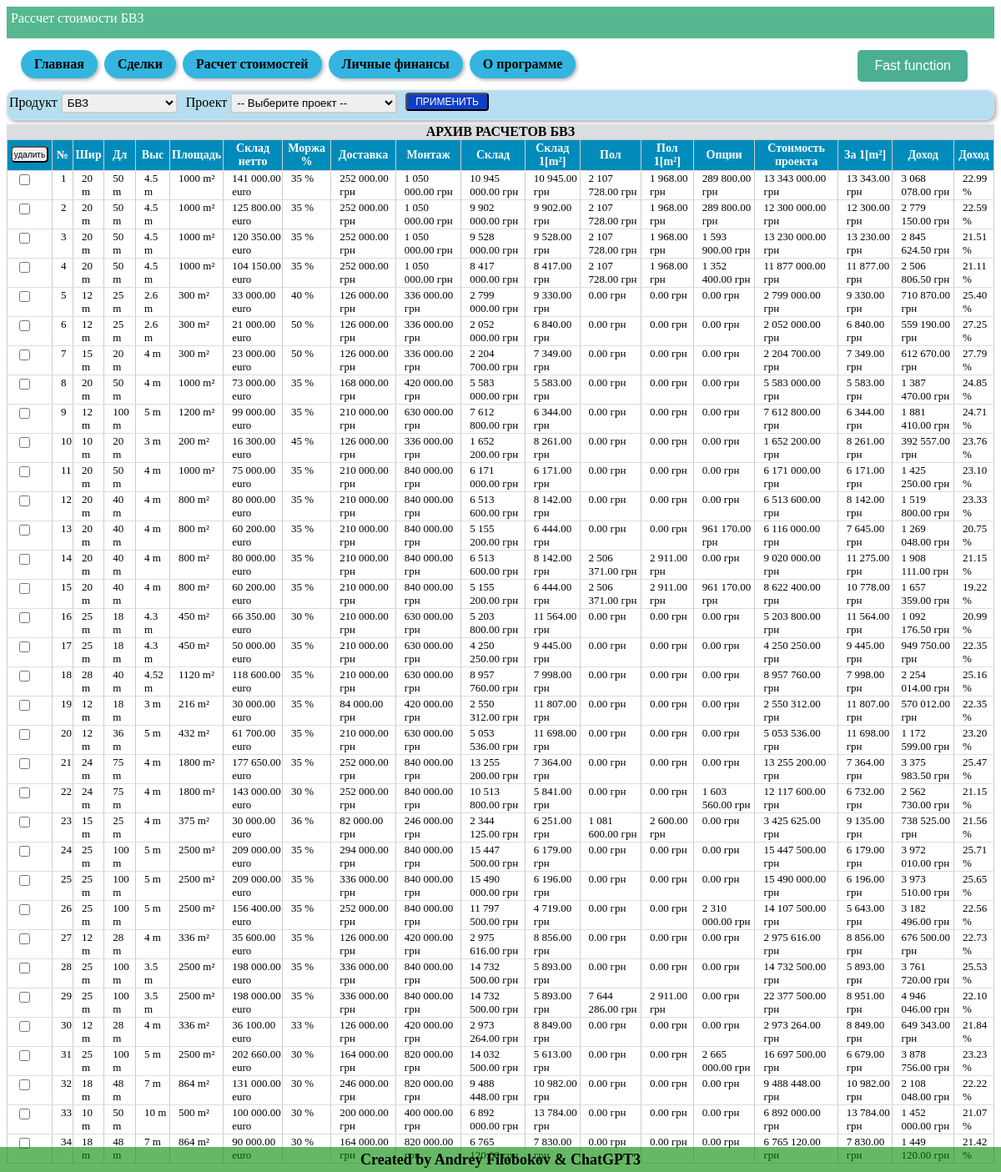
The app's page /pricing (signed in), older data.
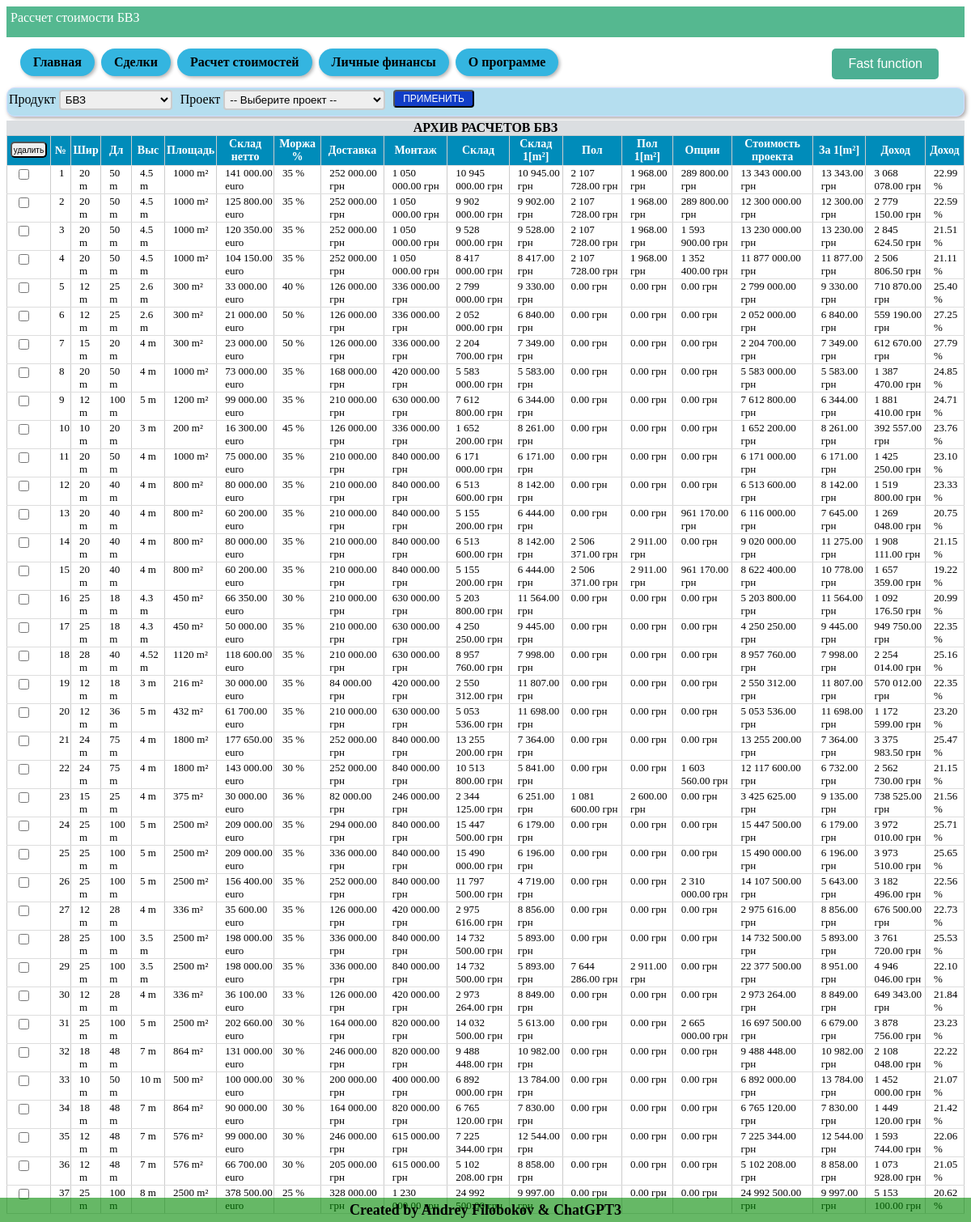
The same page, newer data.
### tables this page shows
CREATE TABLE archive_calculating (id integer PRIMARY KEY AUTOINCREMENT, lead_ID INTEGER, unique_ID TEXT, user_email TEXT, client TEXT, project TEXT DEFAULT (False), selected TEXT, width INTEGER DEFAULT (False), length INTEGER DEFAULT (False), height INTEGER DEFAULT (False), area INTEGER DEFAULT (False), volume INTEGER DEFAULT (False), product TEXT, temperature TEXT DEFAULT (False), price_warehouse INTEGER DEFAULT (False), price_VAT INTEGER DEFAULT (0), price_customs INTEGER DEFAULT (0), price_delivery INTEGER DEFAULT (False), price_building INTEGER DEFAULT (False), price_foundation INTEGER DEFAULT (0), price_light INTEGER DEFAULT (0), price_rack INTEGER DEFAULT (0), price_cubic_meters REAL DEFAULT (0), price_square_meters REAL DEFAULT (0), price_project INTEGER DEFAULT (0), percent_w INTEGER, percent_f INTEGER, percent_o INTEGER, cost_price INTEGER DEFAULT (False), price_selling_EU INTEGER DEFAULT (False), price_selling_UA INTEGER DEFAULT (0), profit_EU INTEGER DEFAULT (0), profit_UA INTEGER DEFAULT (0), exchange_rates_from INTEGER, exchange_rates_TO INTEGER, cost_square_meters_EU INTEGER DEFAULT (0), cost_cubic_meters_EU INTEGER DEFAULT (0), cost_square_meters_UA INTEGER DEFAULT (0), cost_cubic_meters_UA INTEGER DEFAULT (0), profit_percent INTEGER DEFAULT (0), dimension_found TEXT, area_found INTEGER DEFAULT (0), price_sq_met_found INTEGER DEFAULT (0), cost_foundation INTEGER DEFAULT (0), cost_option INTEGER DEFAULT (0), cost_sq_met_found INTEGER DEFAULT (0), final_price_UA INTEGER DEFAULT (0), final_profit_UA INTEGER DEFAULT (0), final_profit_percent INTEGER DEFAULT (0), final_cost_sq_m_pr INTEGER, comments TEXT DEFAULT no_comments, S_panel TEXT, H_skate INTEGER);

### Saleshelp.py (the view)
@app.route('/pricing', methods=["POST", "GET"])
@login_required
def pricing():
    dbase = FDataBase(get_db())
    if request.method == 'POST':
        checkbox_value = request.form.getlist('check-lead')
        button_delete = request.form.get('button-delete-calc')
        if checkbox_value and button_delete:
            dbase.del_records('my_warehouse', checkbox_value)
    choose_product = [
        {"name": 'БВЗ', "product": 'BVZ'},
        {"name": 'Стеллажи', "product": 'Racks'},
        {"name": 'Мусорные баки', "product": 'Trash-can'},
        {"name": 'Поддоны', "product": 'Pallets'},
        {"name": 'Пластиковая тара', "product": 'Plastic-container'},
        {"name": 'Техника', "product": 'Equipment'},
    ]
    choose_project = []
    for row in dbase.get_info_records('lead', current_user.get_user_email()):
        if str(request.form.get('button-add-calculation')) == str(row['id']):
            choose_project.append({"project": row['project'], "lead": row['company'], "selected": 1})
        else:
            choose_project.append(
                {"project": row['project'], "lead": row['company'], "selected": 0})
    title_table_calc_BVZ, value_table_calc_BVZ = view_table_warehouse(dbase, current_user, page='pricing')
    value_table_calc_BVZ = [list(record.values()) for record in value_table_calc_BVZ]
    return render_template('pricing.html', title='My PRICING', menu=menu,
                           choose_product=choose_product,
                           choose_project=choose_project,
                           title_table_calc_BVZ=title_table_calc_BVZ,
                           value_table_calc_BVZ=value_table_calc_BVZ
                           )

### Saleshelp.py (called while the page is built)
def connect_db():
    conn = sqlite3.connect(app.config['DATABASE'])
    conn.row_factory = sqlite3.Row
    return conn

def get_db():
    if not hasattr(g, 'link_db'):
        g.link_db = connect_db()
    return g.link_db

@login_manager.user_loader
def load_user(user_id):
    dbase = FDataBase(get_db())
    return UserLogin().fromDB(user_id, dbase)

### Utils/FDataBase.py (called while the page is built)
    def get_info_records(self, name_tabl, user_email, *args):
        query = ''
        if len(args) > 0:
            for column, value in args:
                query += f" AND {column} = '{value}' AND "
            query = query.rstrip(' AND')
        sql = f"SELECT * FROM {name_tabl} WHERE user_email = '{user_email}'{query}"
        try:
            self.__cur.execute(sql)
            res = self.__cur.fetchall()
            if res:
                return res
        except:
            print("Ошибка чтения из БД")
        return []

    def get_user(self, user_id):
        try:
            self.__cur.execute(f"SELECT * FROM users WHERE id = {user_id} LIMIT 1")
            res = self.__cur.fetchone()
            if not res:
                print("Пользователь не найден")
                return False
            return res
        except sqlite3.Error as e:
            print("Ошибка получения данных из БД " + str(e))
        return False

    def check_records(self, name_table):
        try:
            check = self.__cur.execute(f"SELECT EXISTS(SELECT 1 FROM {name_table} LIMIT 1);")
            check = check.fetchone()[0]
            return check
        except sqlite3.Error as e:
            print("Ошибка проверки записей в таблице " + str(e))
            return False

### Utils/UserLogin.py (called while the page is built)
    def fromDB(self, user_id, db):
        self.__user = db.get_user(user_id)
        return self

    def get_user_email(self):
        return str(self.__user['email'])

### Utils/View_final_calculation.py (called while the page is built)
def format_price(price):
    return '{:,.2f}'.format(price).replace(',', " ")

### templates/pricing.html (shortened to what this page needs)
{% extends 'base.html' %}
{% block information %} Рассчет стоимости БВЗ {% endblock %}
{% block content %}
{% block settings_product_project_temp %}
<form action="{{url_for('calculation_product', alias=product)}}" method="POST" id="form-setting">
  <div class="warehouse-setting">
      <div>
        <label for="product">Продукт</label>
        <select id="product" name="product" title="Выберете продукт, который требуется расчиать" required>
          {% for p in choose_product %}
          <option value="{{p.product}}"> {{ p.name }}</option>
          {% endfor %}
        </select>
      </div>
      <div>
        <label for="project">Проект</label>
        <select id="project" name="project" required>
          <option value="">-- Выберите проект --</option>
        </select>
      </div>
    <button name="button-accept-settings" class="button-accept" value="block" id="apply-setting-button"> применить </button>
  </div>
</form>
{% endblock settings_product_project_temp %}
<form action="{{url_for('pricing')}}" method="POST">
    <table id="my-table">
        <b class="title-final-cost">АРХИВ РАСЧЕТОВ БВЗ</b>
        <tr>
            <th class="button-delete-lead-th">
                <input type="submit" name="button-delete-calc" value="удалить" class="button-delete-lead">
            </th>
            <th>№</th>
            {% for t in title_table_calc_BVZ %}
            <th>{{ t.title }}</th>
            {% endfor %}
        </tr>
        <tbody class="table-result">
            {% for record in value_table_calc_BVZ %}
            <tr>
                <td><input type="checkbox" name="check-lead" id="check-lead" value="{{ record[0] }}"></td>
                <td>{{ value_table_calc_BVZ.index(record)+1 }}</td>
                {% for cell in record[2:-1:] %}
                <td>
                    <a href="{{ url_for('calculation_product', alias='BVZ', calc_ID=record[0]) }}"
                        title="{{ record[-1] }}">
                        {{ cell }}
                    </a>
                </td>
                {% endfor %}
            </tr>
            {% endfor %}
        </tbody>
    </table>
</form>
{% endblock %}

### templates/base.html (shortened to what this page needs)
<!DOCTYPE html>
<html>
<head>
  <link type="text/css" rel="stylesheet" href="{{ url_for('static', filename='css/style.css') }}">
</head>
<body>
  <div class="info-panel">
    {% block information %} This is my main page{% endblock %}
  </div>
  {% block menu %}
  <ul class="navigation">
    {% for m in menu %}
    <li><a class="nav-button" href="{{m.url}}">{{ m.name }}</a></li>
    {% endfor %}
    <li class="convert-button-menu">
      {% block convertion_num %}
      <button class="convert-button" onclick="openModal()">Fast function</button>
      {% endblock convertion_num%}
    </li>
  </ul>
  {% endblock menu %}
  {% block content %}{% endblock %}
  {% block footer %}
  <div class="footer">
    <h4>Created by Andrey Filobokov & ChatGPT3</h4>
  </div>
  {% endblock %}
</body>
</html>

### static/css/style.css (style rules this page uses)
.info-panel { background-color: rgba(35, 163, 112, 0.773); color: white; font-size: 16px; padding: 5px; padding-bottom: 15px; margin-bottom: 10px; }
.navigation { white-space: nowrap; margin-bottom: 10px; margin-top: 5px; }
.navigation { padding-left: 15px; }
.navigation li { display: inline-block; }
.nav-button { font-weight: 600; background-color: #34b5e0; border-radius: 20px; color: #000; padding: 8px 16px; text-align: center; text-decoration: none; display: inline-block; font-size: 16px; margin: 4px 2px; cursor: pointer; box-shadow: 2px 2px 4px rgba(0, 0, 0, 0.3); }
.footer { position: fixed; bottom: 0; left: 0; width: 100%; height: 30px; background-color: #00890099; display: flex; align-items: center; justify-content: center; }
.footer h4 { color: rgb(0, 0, 0); font-size: 18px; font-weight: bold; text-align: center; }
table { width: 90%; border-collapse: collapse; margin-bottom: 10px; }
th { background-color: #a7a1a1; font-weight: bold; }
td, th { padding: 5px; text-align: center; border: 1px solid #ccc; }
.convert-button { background-color: #4caf93; border: none; color: white; padding: 10px 20px; text-align: center; text-decoration: none; display: inline-block; font-size: 16px; margin: 4px 2px; cursor: pointer; border-radius: 5px; }
.convert-button-menu { float: right; margin-right: 30px; }
.button-delete-lead-th { padding: 0px; width: 20px; white-space: nowrap; }
.button-delete-lead { width: 45px; height: 20px; border-radius: 1px; font-size: 10px; padding: 0; border-radius: 5px; margin-bottom: 2px; margin-left: 2px; margin-right: 2px; }
#my-table { border-collapse: collapse; width: 100%; }
#my-table th { background-color: #008CBA; color: white; font-weight: bold; padding: 2px; border-bottom: 1px solid #ddd; font-size: 14px; }
#my-table td { border-bottom: 1px solid #ddd; padding: 1px; padding-left: 10px; text-align: left; font-size: 13px; vertical-align: top; background-color: white; }
table td a { text-decoration: none; color: inherit; }
.warehouse-setting { display: flex; flex-direction: row; padding: 2px; background-color: rgb(181, 222, 239); border: 1px solid #d2deff; border-radius: 10px; box-shadow: 2px 2px 5px #a9a6a6; margin-bottom: 5px; }
.warehouse-setting select { padding: 2px; border: 2px solid #ccc; border-radius: 4px; max-width: 200px; margin-right: 10px; }
.title-final-cost { display: block; text-align: center; background-color: #dbdee1; }
.button-accept { display: inline-block; padding: 2px 10px; border-radius: 4px; font-size: 12px; text-decoration: none; text-transform: uppercase; color: #fff; background-color: #113ec7; cursor: pointer; transition: all 0.2s ease; margin-bottom: 8px; }

Row changes from the older to the newer data that the page shows:
added archive_calculating: value_table_calc_BVZ "35", cell "12 m" "48 m" "7 m" "576 m²" "99 000.00 euro" "30 %" "246 000.00 грн" "615 000.00 грн" "7 225 344.00 грн" "12 544.00 грн" "0.00 грн" "0.00 грн" "0.00 грн" "7 225 344.00 грн" "12 544.00 грн" "1 593 744.00 грн" "22.06 %"
added archive_calculating: value_table_calc_BVZ "36", cell "12 m" "48 m" "7 m" "576 m²" "66 700.00 euro" "30 %" "205 000.00 грн" "615 000.00 грн" "5 102 208.00 грн" "8 858.00 грн" "0.00 грн" "0.00 грн" "0.00 грн" "5 102 208.00 грн" "8 858.00 грн" "1 073 928.00 грн" "21.05 %"
added archive_calculating: value_table_calc_BVZ "37", cell "25 m" "100 m" "8 m" "2500 m²" "378 500.00 euro" "25 %" "328 000.00 грн" "1 230 000.00 грн" "24 992 500.00 грн" "9 997.00 грн" "0.00 грн" "0.00 грн" "0.00 грн" "24 992 500.00 грн" "9 997.00 грн" "5 153 100.00 грн" "20.62 %"
